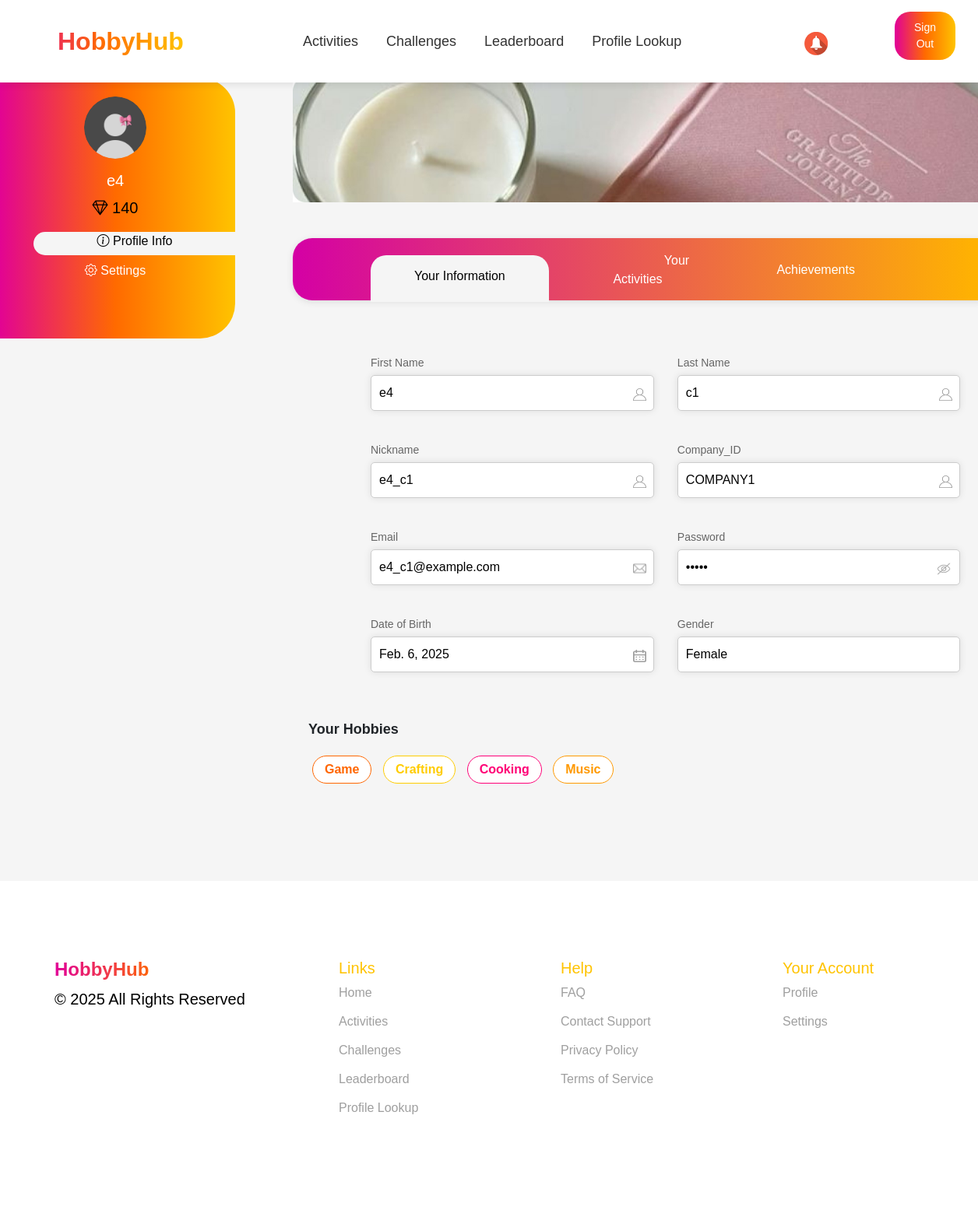
The app's page /user_profile/ (signed in) with its own data.
### events/models.py (models this page shows, shortened)
class Employee(models.Model):
    nickname = models.CharField(max_length=100, primary_key=True, verbose_name="Nickname")
    name = models.CharField(max_length=255, verbose_name="Name")
    last_name = models.CharField(max_length=255, verbose_name="Last Name")
    number = models.CharField(max_length=20, verbose_name="Number")
    join_date = models.DateField(verbose_name="Join Date")
    date_of_birth = models.DateField(null=True, blank=True, verbose_name="Date of Birth")
    receive_sms_notifications = models.BooleanField(default=True, verbose_name="Receive SMS Notifications")
    receive_email_notifications = models.BooleanField(default=True, verbose_name="Receive Email Notifications")
    receive_reminders = models.BooleanField(default=True, verbose_name="Receive Reminders")
    social_id = models.CharField(max_length=255, blank=True, null=True)  # ID из социальной сети
    social_provider = models.CharField(max_length=50, blank=True, null=True)  # Провайдер (Google, Facebook и т.д.)
    company = models.ForeignKey(
        Company,
        to_field='company_id',
        on_delete=models.CASCADE,
        verbose_name="Company"
    )
    gender = models.CharField(max_length=10, choices=[('Male', 'Male'), ('Female', 'Female')], verbose_name="Gender")
    mail = models.EmailField(unique=True, verbose_name="Email")
    password = models.CharField(max_length=255, verbose_name="Password")
    is_approved = models.BooleanField(default=False, verbose_name="Approved")
    profile_photo = models.ImageField(upload_to='profile_photos/', null=True, blank=True, verbose_name="Profile Photo")
    hobbies = models.ManyToManyField(Hobby, blank=True, related_name='employees')
    diamonds = models.IntegerField(default=0, verbose_name="Diamonds")

class Company(AbstractBaseUser, PermissionsMixin):
    name = models.CharField(max_length=255, verbose_name="Company Name")
    company_id = models.CharField(max_length=100, unique=True, verbose_name="Company ID")
    created_at = models.DateTimeField(auto_now_add=True, verbose_name="Date of Creation")
    email = models.EmailField(unique=True)
    profile_photo = models.ImageField(upload_to='organizer_profile_photos/', null=True, blank=True, verbose_name="Organizer Profile Photo")
    is_active = models.BooleanField(default=True)
    is_staff = models.BooleanField(default=False)
    objects = CompanyManager()
    USERNAME_FIELD = "email"
    REQUIRED_FIELDS = ["name", "company_id"]
    def __str__(self):
        return str(self.company_id)

class Hobby(models.Model):
    name = models.CharField(max_length=100, unique=True, verbose_name="Hobby Name")

### events/views.py (the view)
# urls.py: path('user_profile/', user_profile, name='user_profile'),
@role_required("employee")
@approval_required
def user_profile(request):
    nickname = request.session.get("nickname")
    if not nickname:
        return redirect("sign_in")
    user = Employee.objects.filter(nickname=nickname).first()
    if not user:
        return redirect("sign_in")
    hobbies = user.hobbies.all()
    return render(request, "userprofile.html", {"user": user, "hobbies": hobbies})

### events/views.py (called while the page is built)
def role_required(role):
    def decorator(view_func):
        @wraps(view_func)
        def wrapper(request, *args, **kwargs):
            if role == "employee" and not request.session.get("nickname"):
                return redirect(f"/sign_in/?next={request.get_full_path()}")
            if role == "organizer" and not request.session.get("company_id"):
                return redirect(f"/sign_in/?next={request.get_full_path()}")
            return view_func(request, *args, **kwargs)
        return wrapper
    return decorator

def approval_required(view_func):
    @wraps(view_func)
    def _wrapped_view(request, *args, **kwargs):
        nickname = request.session.get("nickname")
        if not nickname:
            return redirect("sign_in")
        user = Employee.objects.filter(nickname=nickname).first()
        if not user or not user.is_approved:
            return redirect("")
        return view_func(request, *args, **kwargs)
    return _wrapped_view

### events/templates/userprofile.html (shortened to what this page needs)
{% extends "user_profile_base.html" %}
{% load static %}
{% block extra_css %}
    <link rel="stylesheet" href="https://cdn.jsdelivr.net/npm/bootstrap@5.3.0/dist/css/bootstrap.min.css">
    <link href="https://cdn.jsdelivr.net/npm/bootstrap-icons/font/bootstrap-icons.css" rel="stylesheet">
    <link rel="stylesheet" href="{% static 'css/all.css' %}">
    <link rel="stylesheet" href="{% static 'css/sass_styles.css' %}">
{% endblock %}
{% block content %}
<div class="container mt-4">
    <div class="row mainpartpro">
        <div class="col-md-2">
            <div class="sidebar p-4">
                {% if user.profile_photo %}
                    <img src="{{ user.profile_photo.url }}" alt="Profile" class="rounded-circle mb-3" width="80">
                {% else %}
                    <img src="{% static 'images/profile_photo.png' %}" class="rounded-circle mb-3" width="80">
                {% endif %}
                <h5>{{ user.name }}</h5>
                <p><i class="bi bi-gem"></i> {{ user.diamonds }}</p>
                <div class="pro-act-set-tab w-100 mb-2"><i class="bi bi-info-circle"></i><a href="#">   Profile Info</a></div>
                <div class="pro-set-tab w-100 mb-2"><i class="bi bi-gear"></i><a href="{% url 'user_setting' %}">   Settings</a></div>
            </div>
        </div>
        <div class="col-md-10 mainpartpro">
            <img src="{% static 'images/profile_banner.jpg' %}" class="img-fluid mb-3" alt="Banner">
            <div class="navbar user_det">
                <div class="tab active-tab"><a href="{% url 'user_profile' %}">Your Information</a></div>
                <div class="tab tab_act"><a href="{% url 'profile_user_act' %}">Your Activities</a></div>
                <div class="tab"><a href="{% url 'user_achievements' %}">Achievements</a></div>
            </div>
            <div class="form-container">
                <div class="form-group">
                    <div class="input-field">
                        <label>First Name</label>
                        <input type="text" value="{{ user.name }}" readonly>
                        <i><img src="{% static 'images/imput_profile_icon.png' %}" width="17"></i>
                    </div>
                    <div class="input-field">
                        <label>Last Name</label>
                        <input type="text" value="{{ user.last_name }}" readonly>
                        <i><img src="{% static 'images/imput_profile_icon.png' %}" width="17"></i>
                    </div>
                </div>
                <div class="form-group">
                    <div class="input-field">
                        <label>Nickname</label>
                        <input type="text" value="{{ user.nickname }}" readonly>
                        <i><img src="{% static 'images/imput_profile_icon.png' %}" width="17"></i>
                    </div>
                    <div class="input-field">
                        <label>Company_ID</label>
                        <input type="text" value="{{ user.company }}" readonly>
                        <i><img src="{% static 'images/imput_profile_icon.png' %}" width="17"></i>
                    </div>
                </div>
                <div class="form-group">
                    <div class="input-field">
                        <label>Email</label>
                        <input type="email" value="{{ user.mail }}" readonly>
                        <i><img src="{% static 'images/mail_icon.png' %}" width="17"></i>
                    </div>
                    <div class="input-field">
                        <label>Password</label>
                        <input type="password" value="*****" readonly>
                        <i><img src="{% static 'images/hide_icon.png' %}" width="22"></i>
                    </div>
                </div>
                <div class="form-group">
                    <div class="input-field">
                        <label>Date of Birth</label>
                        <input type="text" value="{{ user.date_of_birth }}" readonly>
                        <i><img src="{% static 'images/calendar_icon.png' %}" width="17"></i>
                    </div>
                    <div class="input-field">
                        <label>Gender</label>
                        <input type="text" value="{{ user.gender }}" readonly>
                    </div>
                </div>
            </div>
            <div class="hobbies">
                <span>Your Hobbies</span>
                {% if user.hobbies.all %}
                    {% for hobby in user.hobbies.all %}
                        <button class="hobby-btn">{{ hobby.name }}</button>
                    {% endfor %}
                {% else %}
                    <p>No hobbies selected.</p>
                {% endif %}
            </div>
        </div>
    </div>
</div>
{% endblock %}

### events/static/css/guest-styles.css (style rules this page uses)
html { scroll-behavior: smooth; }
body { font-family: 'Girloy-Medium', sans-serif !important; margin: auto; background-color: #f5f5f5; }
p { color: #000000; font-weight: 400; font-size: 20px; }

### events/static/css/organizer-styles.css (style rules this page uses)
body { font-family: 'Gilroy-Medium', sans-serif; background-color: #F5F5F5; }
body h1, h2, h3, h4,h5,h6, header { font-family: 'Gilroy-Bold', sans-serif; }
p { color: #000000; font-weight: 400; font-size: 20px; }
.navbar { padding: 15px 0; box-shadow: 0 2px 10px rgba(0, 0, 0, 0.1); }

### events/static/css/user-styles.css (style rules this page uses)
body { overflow-x: hidden; }

### events/static/css/profile.css (style rules this page uses)
.mainpartpro { margin-top: 50px; margin-left: 50px; margin-right: -50px; margin-bottom: 50px; }
.mainpartpro img { border: 10px 10px 0px 0px; }
label { color: #9F9F9F; }
.pro-act-set-tab i, .pro-set-tab i { font-size: 16px; }
.pro-act-set-tab { background: #F5F5F5; color: #000000; margin-left: 25px; border-radius: 25px 0px 0px 25px; height: 30px; font-size: 16px; }
.sidebar { margin-top: 50px; margin-left: -150px; height: 335px; background: linear-gradient(90deg, #E10098 0%, #FF6A00 50%, #FFC300 100%); color: white; padding: 20px; border-radius: 0px 45px 45px 0px; text-align: center; }
.user_det { display: flex; background: linear-gradient(to right, #d400a5, #ffb400); border-radius: 25px 0px 0px 25px; padding: 0px 100px 0px 100px; max-width: 1200px; height: 80px; margin: 30px auto; position: relative; }
.tab { flex: 1; text-align: center; padding: 15px; color: white; font-weight: bold; cursor: pointer; position: relative; }
.tab a, .pro-set-tab a { text-decoration: none; color: white; font-weight: 400; }
.tab_act a { margin-left: 100px; }
.active-tab { margin-top: 22px; background: #F5F5F5; color: black; border-radius: 20px 20px 0px 0px; padding: 15px; height: 60px; }
.active-tab a,.act-active-tab a, .pro-act-set-tab a { text-decoration: none; color: black; }
.form-container { width: 90%; margin-right: 20px; padding: 20px; text-align: left; }
.form-group { display: flex; justify-content: space-between; margin-bottom: 15px; }
.form-group label { font-size: 14px; display: block; color: #666; }
.form-group input, .form-group select { width: 100%; padding: 10px; border: 1px solid #ccc; border-radius: 5px; font-size: 16px; }
.input-field { margin-top: 20px; position: relative; width: 48%; }
.input-field i { position: absolute; right: 10px; top: 38px; color: gray; }
input { margin-top: 5px; box-shadow: 0 0 10px rgba(0, 0, 0, 0.1); }
.hobbies { width: 90%; margin-right: 20px; padding: 20px; text-align: left; }
.hobbies span { font-size: 18px; font-weight: bold; display: block; margin-bottom: 15px; }
.hobby-btn { display: inline-block; padding: 10px 20px; margin: 5px; border: 2px solid transparent; border-radius: 20px; font-size: 16px; cursor: pointer; transition: 0.3s; font-weight: bold; }
.hobby-btn:nth-child(2) { border-color: #ff6600; color: #ff6600; }
.hobby-btn:nth-child(3) { border-color: #ffcc00; color: #ffcc00; }
.hobby-btn:nth-child(4) { border-color: #ff0077; color: #ff0077; }
.hobby-btn:nth-child(5) { border-color: #ff9900; color: #ff9900; }
.form-container { margin-left: 80px; }
.hobbies button { border: 1px solid #ff4b2b; border-radius: 20px; padding: 5px 15px; margin: 5px; background: white; color: #ff4b2b; }

### events/static/css/activities.css (style rules this page uses)
:root { --primary-color: #FF6A00; --secondary-color: #FFC300; --accent-color: #E10098; --dark-color: #333333; --light-color: #F5F5F5; --white: #FFFFFF; --gray: #9F9F9F; --border-radius: 12px; --box-shadow: 0 4px 12px rgba(0, 0, 0, 0.1); --transition: all 0.3s ease; }
body { font-family: 'Gilroy-Medium', sans-serif; }
body h1, h2, h3, h4,h5,h6, header { font-family: 'Gilroy-Bold', sans-serif; }
input, select, textarea { padding: 8px; border: 1px solid #ccc; border-radius: 5px; }
input, textarea, select { width: 100%; padding: 8px; margin: 5px 0; border: 1px solid #ccc; border-radius: 5px; }

### events/static/css/employees.css (style rules this page uses)
body { font-family: 'Gilroy-Medium', sans-serif; background-color: #F5F5F5; }
body h1, h2, h3, h4,h5,h6, header { font-family: 'Gilroy-Bold', sans-serif; }

### records on screen
Employee: name "e4", diamonds "140", last_name "c1", nickname "e4_c1", company "COMPANY1", mail "e4_c1@example.com", date_of_birth "Feb. 6, 2025", gender "Female"
Hobby: name "Game"
Hobby: name "Crafting"
Hobby: name "Cooking"
Hobby: name "Music"
